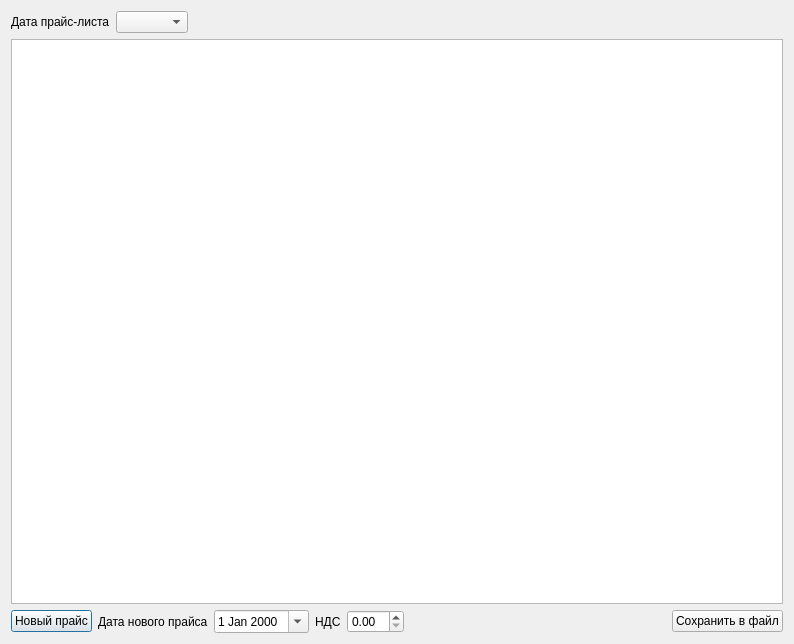
<?xml version="1.0" encoding="UTF-8"?>
<ui version="4.0">
 <class>FormElPrice</class>
 <widget class="QDialog" name="FormElPrice">
  <property name="geometry">
   <rect>
    <x>0</x>
    <y>0</y>
    <width>794</width>
    <height>644</height>
   </rect>
  </property>
  <property name="windowTitle">
   <string>Прайс-лист</string>
  </property>
  <layout class="QVBoxLayout" name="verticalLayout">
   <item>
    <layout class="QHBoxLayout" name="horizontalLayout_2">
     <item>
      <widget class="QLabel" name="label">
       <property name="text">
        <string>Дата прайс-листа</string>
       </property>
      </widget>
     </item>
     <item>
      <widget class="QComboBox" name="comboBoxDate"/>
     </item>
     <item>
      <spacer name="horizontalSpacer">
       <property name="orientation">
        <enum>Qt::Horizontal</enum>
       </property>
       <property name="sizeHint" stdset="0">
        <size>
         <width>40</width>
         <height>20</height>
        </size>
       </property>
      </spacer>
     </item>
    </layout>
   </item>
   <item>
    <widget class="DbViewer" name="tableView"/>
   </item>
   <item>
    <layout class="QHBoxLayout" name="horizontalLayout">
     <item>
      <widget class="QPushButton" name="cmdNew">
       <property name="text">
        <string>Новый прайс</string>
       </property>
      </widget>
     </item>
     <item>
      <widget class="QLabel" name="label_2">
       <property name="text">
        <string>Дата нового прайса</string>
       </property>
      </widget>
     </item>
     <item>
      <widget class="DateEdit" name="dateEdit">
       <property name="calendarPopup">
        <bool>true</bool>
       </property>
      </widget>
     </item>
     <item>
      <widget class="QLabel" name="label_3">
       <property name="text">
        <string>НДС</string>
       </property>
      </widget>
     </item>
     <item>
      <widget class="QDoubleSpinBox" name="doubleSpinBoxNDS"/>
     </item>
     <item>
      <spacer name="horizontalSpacer_2">
       <property name="orientation">
        <enum>Qt::Horizontal</enum>
       </property>
       <property name="sizeHint" stdset="0">
        <size>
         <width>40</width>
         <height>20</height>
        </size>
       </property>
      </spacer>
     </item>
     <item>
      <widget class="QPushButton" name="cmdSave">
       <property name="text">
        <string>Сохранить в файл</string>
       </property>
      </widget>
     </item>
    </layout>
   </item>
  </layout>
 </widget>
 <customwidgets>
  <customwidget>
   <class>DbViewer</class>
   <extends>QTableView</extends>
   <header>db/dbviewer.h</header>
  </customwidget>
  <customwidget>
   <class>DateEdit</class>
   <extends>QDateEdit</extends>
   <header>db/dbviewer.h</header>
  </customwidget>
 </customwidgets>
 <resources/>
 <connections/>
</ui>
